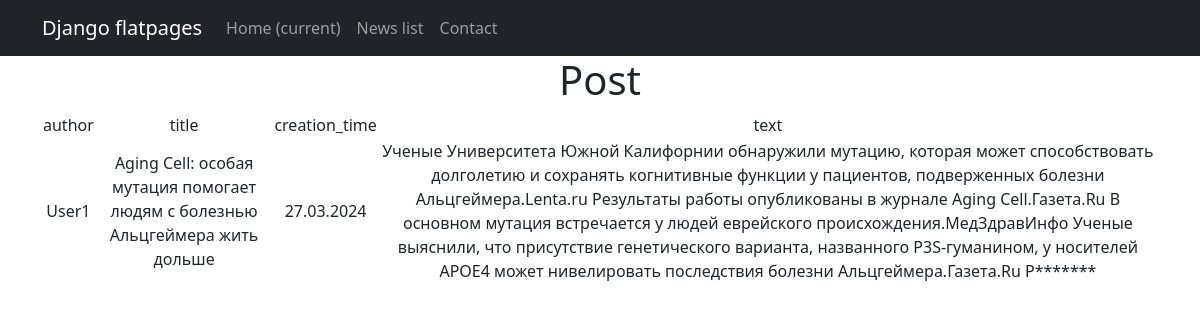
Page /4/ on the committed database.
### news/models.py (models this page shows, shortened)
class Post(models.Model):
    author = models.ForeignKey(Author, on_delete=models.CASCADE, related_name='posts')
    article = 'ART'
    news = 'NEW'
    POSTS = [
        (article, "Статья"),
        (news, "Новость")
    ]
    type = models.CharField(max_length=3,
                            choices=POSTS,
                            default=article)
    creation_time = models.DateTimeField(auto_now_add=True)
    title = models.CharField(max_length=255)
    text = models.TextField()
    rating = models.IntegerField(default=0)
    category = models.ManyToManyField(Category, through='PostCategory')

class Author(models.Model):
    user = models.OneToOneField(User, on_delete=models.CASCADE)
    rating = models.IntegerField(default=0)
    def __str__(self):
        return f"{self.user.username}"

### news/views.py (the view)
# urls.py: path('<int:pk>/', PostDetail.as_view(),name='post'),
class PostDetail(DetailView):
    model = Post
    template_name = 'new.html'
    context_object_name = 'post'
    pk_url_kwarg = 'pk'

### news/templatetags/custom_filters.py (called while the page is built)
@register.filter()
def censor(word):
    if isinstance(word, str):
        for a in word.split():
            if a.capitalize() in censor_filter:
                word = word.replace(a, a[0] + '*' * len(a))
    return word

### templates/new.html (shortened to what this page needs)
{% extends 'flatpages/default.html' %}
{% load custom_filters %}
{% block content %}
   <h1>Post</h1>
 {% if post %}
       <table>
           <tr>
               <td>author</td>
               <td>title</td>
               <td>creation_time</td>
               <td>text</td>
           </tr>
           <tr>
               <td>{{ post.author }}</td>
               <td>{{ post.title|censor }}</td>
               <td>{{ post.creation_time|date:'d.m.Y' }}</td>
               <td>{{ post.text|censor }}</td>
           </tr>
       </table>
   {% else %}
       <h2>No news!</h2>
   {% endif %}
{% endblock content %}

### rows in the picture
Post: author "User1", title|censor "Aging Cell: особая мутация помогает людям с болезнью Альцгеймера жить дольше", creation_time "27.03.2024", text|censor "Ученые Университета Южной Калифорнии обнаружили мутацию, которая может способствовать долголетию и сохранять когнитивные функции у пациентов, подверженных болезни Альцгеймера.Lenta.ru Результаты работы опубликованы в журнале Aging Cell.Газета.Ru В основном мутация встречается у людей еврейского происхождения.МедЗдравИнфо Ученые выяснили, что присутствие генетического варианта, названного P3S-гуманином, у носителей APOE4 может нивелировать последствия болезни Альцгеймера.Газета.Ru Р*******"
